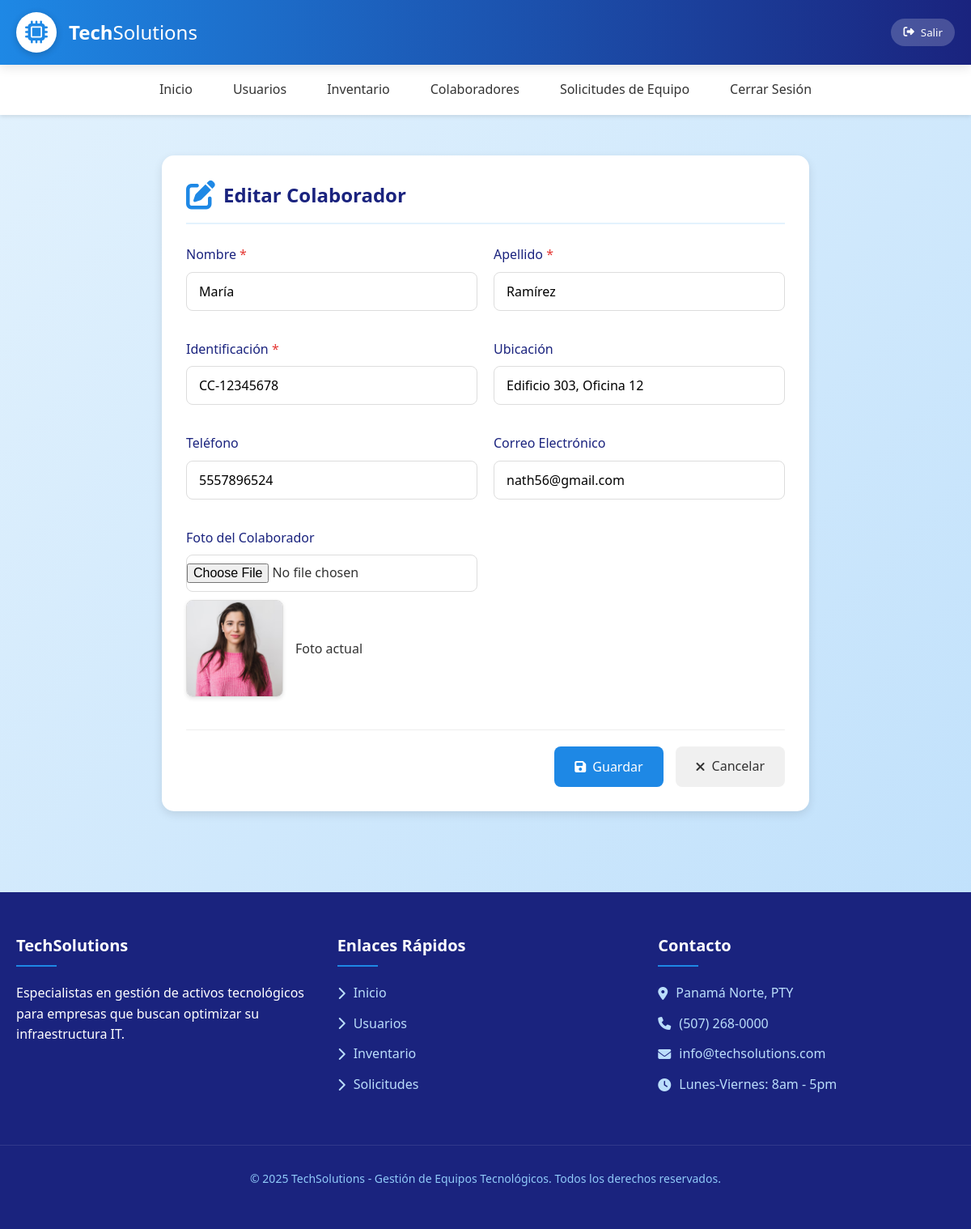
The page /cmdb/public/colaboradores_formulario.php?id=1 (signed in) on the database its author committed.
### tables this page shows
CREATE TABLE IF NOT EXISTS `colaboradores` (
  `id` int NOT NULL AUTO_INCREMENT,
  `nombre` varchar(50) NOT NULL,
  `apellido` varchar(50) NOT NULL,
  `identificacion` varchar(30) NOT NULL,
  `foto` varchar(255) DEFAULT NULL,
  `ubicacion` varchar(100) DEFAULT NULL,
  `telefono` varchar(20) DEFAULT NULL,
  `correo` varchar(100) DEFAULT NULL,
  `estado` enum('activo','inactivo') DEFAULT 'activo',
  PRIMARY KEY (`id`),
  UNIQUE KEY `identificacion` (`identificacion`)
);

### cmdb/models/Conexion.php (called while the page is built, shortened)
<?php
class Conexion {
    public static function conectar() {
        try {
            $pdo = new PDO("mysql:host=" . DB_HOST . ";dbname=" . DB_NAME, DB_USER, DB_PASS);
            $pdo->setAttribute(PDO::ATTR_ERRMODE, PDO::ERRMODE_EXCEPTION);
            return $pdo;
        } catch (PDOException $e) {
            die("Error de conexión: " . $e->getMessage());
        }
    }
}

### cmdb/models/Colaborador.php (called while the page is built, shortened)
<?php
require_once 'Conexion.php';
class Colaborador
{
    private $pdo;
    public function __construct()
    {
        $this->pdo = Conexion::conectar();
    }
    public function findById($id)
    {
        $sql = "SELECT * FROM colaboradores WHERE id = ? LIMIT 1";
        $stmt = $this->pdo->prepare($sql);
        $stmt->execute([$id]);
        return $stmt->fetch(PDO::FETCH_ASSOC);
    }
}
?>

### cmdb/public/colaboradores_formulario.php (the view, shortened to what this page needs)
<?php
require_once __DIR__ . '/../models/Colaborador.php';
$model = new Colaborador();
$id = $_GET['id'] ?? null;
$colaborador = null;
if ($id) {
    $colaborador = $model->findById($id);
}
?>
<!DOCTYPE html>
<html lang="es">
<head>
    <link rel="stylesheet" href="https://cdnjs.cloudflare.com/ajax/libs/font-awesome/6.4.0/css/all.min.css">
</head>
<body>
    <header>
        <div class="header-container container">
            <div class="logo">
                <div class="logo-icon">
                    <i class="fas fa-microchip"></i>
                </div>
                <div class="logo-text">Tech<span>Solutions</span></div>
            </div>
            <div class="user-info">
                <button class="logout-btn" onclick="window.location.href='logout.php'">
                    <i class="fas fa-sign-out-alt"></i> Salir
                </button>
            </div>
        </div>
    </header>
    <?php include __DIR__ . '/menu.php'; ?>
    <div class="container">
        <div class="form-container">
            <div class="form-header">
                <h2><i class="fas fa-<?= $id ? 'edit' : 'user-plus' ?>"></i> <?= $id ? 'Editar' : 'Registrar' ?>
                    Colaborador</h2>
            </div>
            <form method="post" enctype="multipart/form-data">
                <div class="form-grid">
                    <div class="form-group">
                        <label for="nombre" class="required">Nombre</label>
                        <input type="text" id="nombre" name="nombre" class="form-control" required
                            value="<?= htmlspecialchars($colaborador['nombre'] ?? '') ?>">
                    </div>
                    <div class="form-group">
                        <label for="apellido" class="required">Apellido</label>
                        <input type="text" id="apellido" name="apellido" class="form-control" required
                            value="<?= htmlspecialchars($colaborador['apellido'] ?? '') ?>">
                    </div>
                    <div class="form-group">
                        <label for="identificacion" class="required">Identificación</label>
                        <input type="text" id="identificacion" name="identificacion" class="form-control" required
                            value="<?= htmlspecialchars($colaborador['identificacion'] ?? '') ?>">
                    </div>
                    <div class="form-group">
                        <label for="ubicacion">Ubicación</label>
                        <input type="text" id="ubicacion" name="ubicacion" class="form-control"
                            value="<?= htmlspecialchars($colaborador['ubicacion'] ?? '') ?>">
                    </div>
                    <div class="form-group">
                        <label for="telefono">Teléfono</label>
                        <input type="text" id="telefono" name="telefono" class="form-control"
                            value="<?= htmlspecialchars($colaborador['telefono'] ?? '') ?>">
                    </div>
                    <div class="form-group">
                        <label for="correo">Correo Electrónico</label>
                        <input type="email" id="correo" name="correo" class="form-control"
                            value="<?= htmlspecialchars($colaborador['correo'] ?? '') ?>">
                    </div>
                    <div class="form-group">
                        <label for="foto">Foto del Colaborador</label>
                        <input type="file" id="foto" name="foto" class="form-control form-control-file"
                            accept="image/*">
                        <?php if (!empty($colaborador['foto'])): ?>
                            <div class="image-preview">
                                <img src="img/<?= htmlspecialchars($colaborador['foto']) ?>" alt="Foto del colaborador">
                                <div>Foto actual</div>
                            </div>
                        <?php endif; ?>
                    </div>
                </div>
                <div class="form-actions">
                    <button type="submit" class="btn btn-primary">
                        <i class="fas fa-save"></i> Guardar
                    </button>
                    <a href="colaboradores_listar.php" class="btn btn-secondary">
                        <i class="fas fa-times"></i> Cancelar
                    </a>
                </div>
            </form>
        </div>
    </div>
    <footer>
        <div class="container footer-container">
            <div class="footer-section">
                <h3 class="footer-title">TechSolutions</h3>
                <p>Especialistas en gestión de activos tecnológicos para empresas que buscan optimizar su
                    infraestructura IT.</p>
            </div>
            <div class="footer-section">
                <h3 class="footer-title">Enlaces Rápidos</h3>
                <ul class="footer-links">
                    <li><a href="dashboard.php"><i class="fas fa-chevron-right"></i> Inicio</a></li>
                    <li><a href="usuarios_listar.php"><i class="fas fa-chevron-right"></i> Usuarios</a></li>
                    <li><a href="inventario_listar.php"><i class="fas fa-chevron-right"></i> Inventario</a></li>
                    <li><a href="necesidades_listar.php"><i class="fas fa-chevron-right"></i> Solicitudes</a></li>
                </ul>
            </div>
            <div class="footer-section">
                <h3 class="footer-title">Contacto</h3>
                <ul class="footer-links">
                    <li><a href="#"><i class="fas fa-map-marker-alt"></i> Panamá Norte, PTY</a></li>
                    <li><a href="#"><i class="fas fa-phone"></i> (507) 268-0000</a></li>
                    <li><a href="#"><i class="fas fa-envelope"></i> info@techsolutions.com</a></li>
                    <li><a href="#"><i class="fas fa-clock"></i> Lunes-Viernes: 8am - 5pm</a></li>
                </ul>
            </div>
        </div>
        <div class="copyright container">
            &copy; 2025 TechSolutions - Gestión de Equipos Tecnológicos. Todos los derechos reservados.
        </div>
    </footer>
</body>
</html>

### cmdb/public/colaboradores_formulario.php (style rules this page uses)
* { margin: 0; padding: 0; box-sizing: border-box; font-family: 'Segoe UI', Tahoma, Geneva, Verdana, sans-serif; }
:root { --primary: #1e88e5; --primary-dark: #1565c0; --secondary: #0d47a1; --light: #e3f2fd; --dark: #1a237e; --gray: #f5f5f5; --text: #333; --white: #ffffff; --shadow: 0 4px 12px rgba(0, 0, 0, 0.1); --success: #43a047; --error: #e53935; --warning: #ff9800; }
body { background: linear-gradient(135deg, #e3f2fd, #bbdefb); color: var(--text); min-height: 100vh; line-height: 1.6; }
.container { max-width: 1200px; margin: 0 auto; padding: 20px; }
header { background: linear-gradient(to right, var(--primary), var(--dark)); color: var(--white); box-shadow: var(--shadow); position: sticky; top: 0; z-index: 100; }
.header-container { display: flex; justify-content: space-between; align-items: center; padding: 15px 20px; }
.logo { display: flex; align-items: center; gap: 15px; }
.logo-icon { font-size: 28px; background: var(--white); color: var(--primary); width: 50px; height: 50px; border-radius: 50%; display: flex; align-items: center; justify-content: center; box-shadow: 0 2px 8px rgba(0, 0, 0, 0.2); }
.logo-text { font-size: 24px; font-weight: 700; }
.logo-text span { font-weight: 300; }
.user-info { display: flex; align-items: center; gap: 15px; }
.logout-btn { background: rgba(255, 255, 255, 0.2); border: none; padding: 8px 15px; border-radius: 30px; color: var(--white); cursor: pointer; transition: all 0.3s; display: flex; align-items: center; gap: 8px; }
.form-container { background: var(--white); border-radius: 15px; padding: 30px; margin: 30px auto; box-shadow: var(--shadow); max-width: 800px; }
.form-header { display: flex; align-items: center; justify-content: space-between; margin-bottom: 25px; padding-bottom: 15px; border-bottom: 2px solid var(--light); }
.form-header h2 { color: var(--dark); display: flex; align-items: center; gap: 10px; }
.form-header i { color: var(--primary); font-size: 1.5em; }
.form-grid { display: grid; grid-template-columns: repeat(auto-fit, minmax(300px, 1fr)); gap: 20px; margin-bottom: 25px; }
.form-group { margin-bottom: 15px; }
.form-group label { display: block; margin-bottom: 8px; font-weight: 500; color: var(--dark); }
.form-group label.required::after { content: ' *'; color: var(--error); }
.form-control { width: 100%; padding: 12px 15px; border: 1px solid #ddd; border-radius: 8px; background: var(--white); font-size: 16px; transition: all 0.3s; }
.form-control-file { padding: 10px 0; }
.image-preview { margin-top: 10px; display: flex; align-items: center; gap: 15px; }
.image-preview img { width: 120px; height: 120px; object-fit: cover; border-radius: 8px; border: 1px solid #ddd; box-shadow: 0 2px 5px rgba(0, 0, 0, 0.1); }
.form-actions { display: flex; gap: 15px; justify-content: flex-end; margin-top: 20px; padding-top: 20px; border-top: 1px solid #eee; }
.btn { display: inline-flex; align-items: center; gap: 8px; padding: 12px 25px; border-radius: 8px; text-decoration: none; font-weight: 500; transition: all 0.3s; border: none; cursor: pointer; font-size: 16px; }
.btn-primary { background: var(--primary); color: var(--white); }
.btn-secondary { background: #f0f0f0; color: var(--text); }
footer { background: var(--dark); color: var(--white); padding: 30px 0; margin-top: 50px; }
.footer-container { display: flex; justify-content: space-between; flex-wrap: wrap; gap: 30px; }
.footer-section { flex: 1; min-width: 250px; }
.footer-title { font-size: 20px; margin-bottom: 20px; position: relative; padding-bottom: 10px; }
.footer-title::after { content: ''; position: absolute; bottom: 0; left: 0; width: 50px; height: 2px; background: var(--primary); }
.footer-links { list-style: none; }
.footer-links li { margin-bottom: 12px; }
.footer-links a { color: #bbdefb; text-decoration: none; transition: all 0.3s; display: flex; align-items: center; gap: 10px; }
.copyright { text-align: center; padding-top: 30px; margin-top: 30px; border-top: 1px solid rgba(255, 255, 255, 0.1); color: #90caf9; font-size: 14px; }

### rows shown on the page
colaboradores: nombre "María", apellido "Ramírez", identificacion "CC-12345678", ubicacion "Edificio 303, Oficina 12", telefono "5557896524", correo "nath56@gmail.com", foto (picture)
